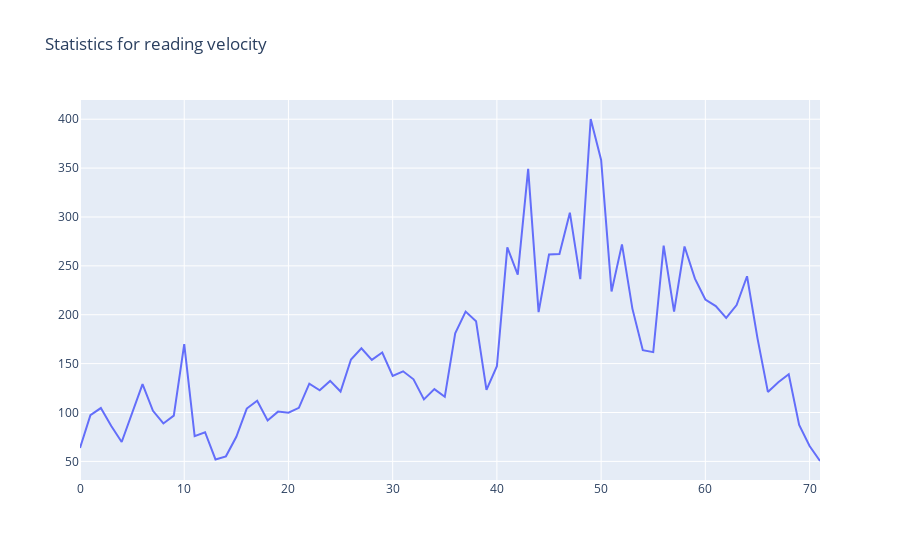

The notebook cell this image was saved under:
### Code cell
plot_data(reading_velocity_median_dict, 'reading velocity')
